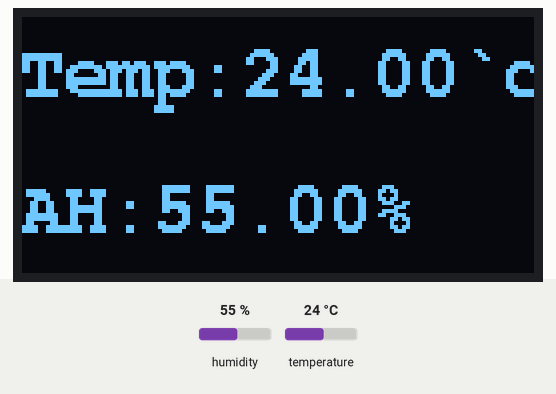
Bench run of a sketch on a simulated Arduino Uno, built with avr-gcc and run on an emulated ATmega328P. Shown: 128×64 one-colour display. The test bench sets the inputs (shaded band); at power-on: humidity 55 %, temperature 24 °C.

Above: at 1.2 s.
1.3 s: humidity set to 22 %
At 2.2 s:
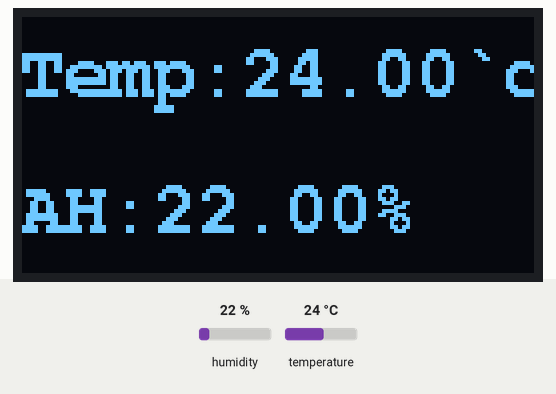
3.3 s: temperature set to 12 °C
At 4.9 s:
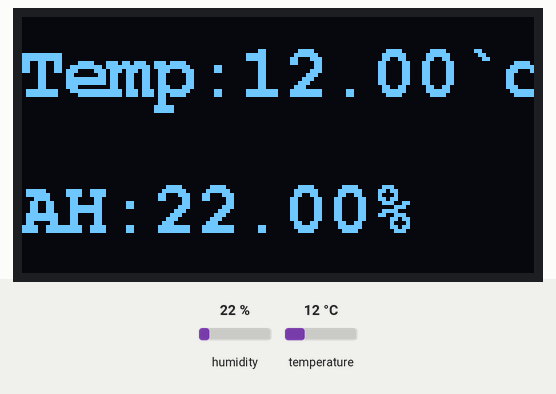
5.2 s: humidity set to 40 %
At 6.4 s:
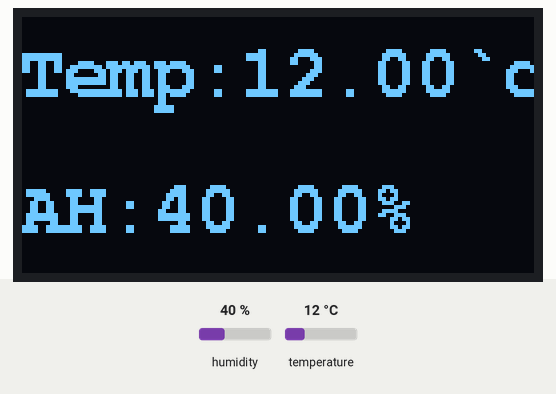
7.1 s: temperature set to 19 °C
At 8.5 s:
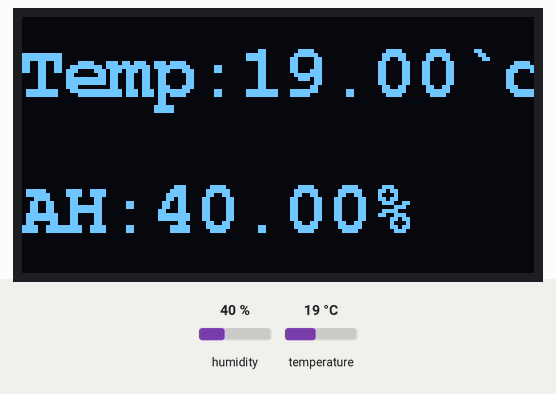
Timing chart, 0 to 9.9 s (numbered marks = the images above; inputs shaded):
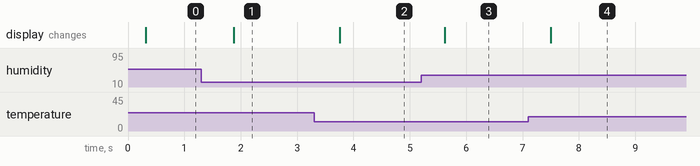

The sketch:

OLED_SHT10.ino
```cpp
#include "U8glib.h"
#include <SHT1x.h>


// Specify data and clock connections and instantiate SHT1x object
#define dataPin  5
#define clockPin 2
SHT1x sht1x(dataPin, clockPin);

float temperature=0.0;
float humidity=0.0;

#define DHT11_PIN 2//Sensor data interface to the digital pin2

U8GLIB_SSD1306_128X64 u8g(U8G_I2C_OPT_NONE);        // HW SPI Com: CS = 10, A0 = 9 (Hardware Pins are  SCK = 13 and MOSI = 11)

//show speed
void draw() {
  u8g.setFont(u8g_font_courB14);//font
  u8g.setPrintPos(0, 20);
  u8g.print("Temp:");
  u8g.print(temperature);
  u8g.print("`c");
  u8g.setPrintPos(0, 54);
  u8g.print("AH:");
  u8g.print(humidity);
  u8g.print("%");
}


void setup()
{
}


void loop()
{

  temperature=(float)sht1x.readTemperatureC();
  humidity=(float)sht1x.readHumidity();

  u8g.firstPage();
  do {
    draw();
  }
  while( u8g.nextPage() );
  delay(2);
}
```

Measured:
- after the input at 1.3 s, the display: changes after 0.58 s (image 1)
- after the input at 3.3 s, the display: changes after 0.45 s (image 2)
- after the input at 5.2 s, the display: changes after 0.42 s (image 3)
- after the input at 7.1 s, the display: changes after 0.40 s (image 4)
